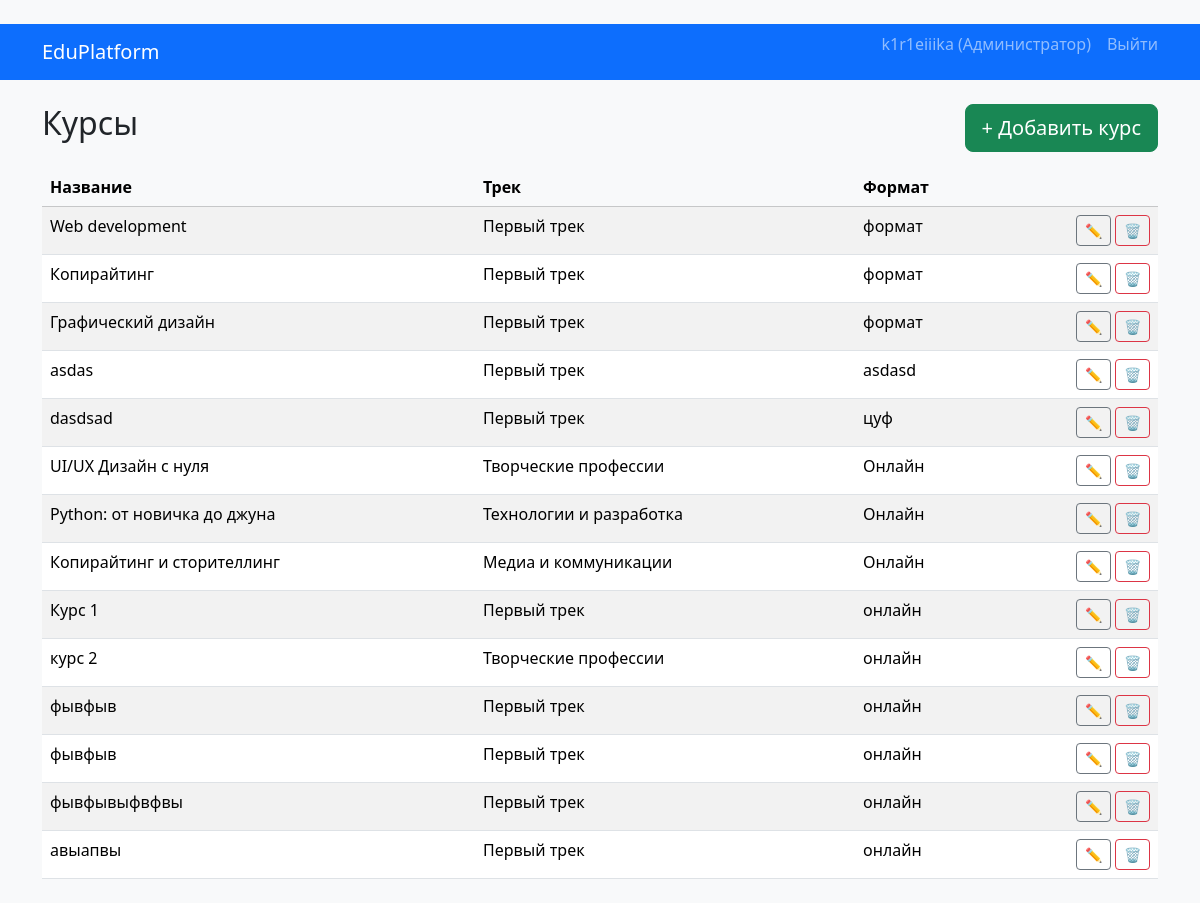
Page /education/courses/ (signed in) on the committed database.
### apps/users/models.py (models this page shows, shortened)
class User(AbstractBaseUser, PermissionsMixin):
    class Role(models.TextChoices):
        STUDENT = "student", "Обучающийся"
        PARENT = "parent", "Родитель"
        MENTOR = "mentor", "Наставник"
        ADMIN = "admin", "Администратор"
    username = models.CharField(
        max_length=50,
        unique=True,
        verbose_name="Никнейм"
    )
    email = models.EmailField(
        unique=True,
        verbose_name="Email"
    )
    first_name = models.CharField(max_length=100, verbose_name="Имя")
    last_name = models.CharField(max_length=100, verbose_name="Фамилия")
    role = models.CharField(
        max_length=20,
        choices=Role.choices,
        verbose_name="Роль",
        null=True,
        blank=True,
    )
    phone = models.CharField(
        max_length=20,
        blank=True,
        verbose_name="Телефон"
    )
    avatar = models.ImageField(
        upload_to="avatars/",
        blank=True,
        null=True,
        verbose_name="Аватар"
    )
    is_active = models.BooleanField(default=True, verbose_name="Активен")
    is_staff = models.BooleanField(default=False, verbose_name="Доступ в админку")
    date_joined = models.DateTimeField(
        default=timezone.now,
        verbose_name="Дата регистрации"
    )
    USERNAME_FIELD = "username"
    REQUIRED_FIELDS = ["email", "first_name", "last_name"]
    objects = UserManager()
    class Meta:
        verbose_name = "Пользователь"
        verbose_name_plural = "Пользователи"

### apps/education/models.py (models this page shows, shortened)
class Course(models.Model):
    track = models.ForeignKey(
        Track, on_delete=models.CASCADE, related_name="courses",
        verbose_name="Трек"
    )
    name = models.CharField(max_length=200, verbose_name="Название")
    description = models.TextField(verbose_name="Описание")
    category = models.ForeignKey(
        "CourseCategory", on_delete=models.SET_NULL, null=True, blank=True,
        verbose_name="Категория"
    )
    image = models.ImageField(
        upload_to="courses/images/",
        null=True,
        blank=True,
        verbose_name="Изображение курса",
        help_text="Изображение, отображаемое на главной странице."
    )
    mentors = models.ManyToManyField(
        "mentors.Mentor", blank=True, related_name="courses",
        verbose_name="Наставники"
    )
    format = models.CharField(max_length=50, verbose_name="Формат")
    duration_hours = models.PositiveIntegerField(verbose_name="Кол-во уроков")
    class Meta:
        verbose_name = "Курс"
        verbose_name_plural = "Курсы"

class Track(models.Model):
    name = models.CharField(max_length=200, verbose_name="Название")
    description = models.TextField(verbose_name="Описание")
    format = models.CharField(max_length=50, verbose_name="Формат")
    difficulty = models.CharField(max_length=50, verbose_name="Уровень сложности")
    class Meta:
        verbose_name = "Образовательный трек"
        verbose_name_plural = "Образовательные треки"

### apps/education/views.py (the view)
# urls.py: path("courses/", CourseListView.as_view(), name="course_list"),
class CourseListView(RoleRequiredMixin, ListView):
    model = Course
    template_name = "education/course_list.html"
    context_object_name = "courses"
    allowed_roles = (User.Role.ADMIN, User.Role.MENTOR)

### apps/common/mixins.py (called while the page is built)
    def dispatch(self, request, *args, **kwargs):
        if not self.allowed_roles:
            return super().dispatch(request, *args, **kwargs)
        if not hasattr(request.user, "role"):
            return redirect("login")
        if request.user.role not in self.allowed_roles:
            return redirect("login")
        return super().dispatch(request, *args, **kwargs)

### templates/education/course_list.html (shortened to what this page needs)
﻿{% extends "base.html" %}
{% block content %}
<div class="d-flex justify-content-between mb-3">
  <h2>Курсы</h2>
  <a href="{% url 'course_create' %}" class="btn btn-success form btn-lg">+ Добавить курс</a>
</div>
<table class="table table-striped table-hover">
  <thead class="table-light">
    <tr>
      <th>Название</th>
      <th>Трек</th>
      <th>Формат</th>
      <th></th>
    </tr>
  </thead>
  <tbody>
    {% for c in courses %}
    <tr>
      <td>{{ c.name }}</td>
      <td>{{ c.track.name }}</td>
      <td>{{ c.format }}</td>
      <td class="text-end">
        <a href="{% url 'course_edit' c.pk %}" class="btn btn-sm btn-outline-secondary">✏️</a>
        <a href="{% url 'course_delete' c.pk %}" class="btn btn-sm btn-outline-danger">🗑</a>
      </td>
    </tr>
    {% endfor %}
  </tbody>
</table>
{% endblock %}

### templates/base.html (shortened to what this page needs)
<!DOCTYPE html>
<html lang="ru">
<head>
  <link
      href="https://cdn.jsdelivr.net/npm/bootstrap@5.3.3/dist/css/bootstrap.min.css"
      rel="stylesheet"
  >
</head>
<body class="bg-light">
<nav class="navbar navbar-expand-lg navbar-dark bg-primary">
  <div class="container">
    <a class="navbar-brand" href="/">EduPlatform</a>
    <ul class="navbar-nav ms-auto">
      {% if user.is_authenticated %}
        <li class="nav-item">
      <span class="navbar-text me-3">
        {{ user.username }} ({{ user.get_role_display }})
      </span>
        </li>
        <li class="nav-item">
          <form method="post" action="{% url 'logout' %}">
            <button type="submit" class="nav-link btn btn-link p-0">Выйти</button>
          </form>
        </li>
      {% else %}
        <li class="nav-item">
          <a class="nav-link" href="{% url 'login' %}">Войти</a>
        </li>
      {% endif %}
    </ul>
  </div>
</nav>
<div class="container my-4">
  {% block content %}{% endblock %}
</div>
</body>
</html>

### rows in the picture
User: username "k1r1eiiika", role "Администратор"
Course: name "Web development", track.name "Первый трек", format "формат"
Course: name "Копирайтинг", track.name "Первый трек", format "формат"
Course: name "Графический дизайн", track.name "Первый трек", format "формат"
Course: name "asdas", track.name "Первый трек", format "asdasd"
Course: name "dasdsad", track.name "Первый трек", format "цуф"
Course: name "UI/UX Дизайн с нуля", track.name "Творческие профессии", format "Онлайн"
Course: name "Python: от новичка до джуна", track.name "Технологии и разработка", format "Онлайн"
Course: name "Копирайтинг и сторителлинг", track.name "Медиа и коммуникации", format "Онлайн"
Course: name "Курс 1", track.name "Первый трек", format "онлайн"
Course: name "курс 2", track.name "Творческие профессии", format "онлайн"
Course: name "фывфыв", track.name "Первый трек", format "онлайн"
Course: name "фывфыв", track.name "Первый трек", format "онлайн"
Course: name "фывфывыфвфвы", track.name "Первый трек", format "онлайн"
Course: name "авыапвы", track.name "Первый трек", format "онлайн"
